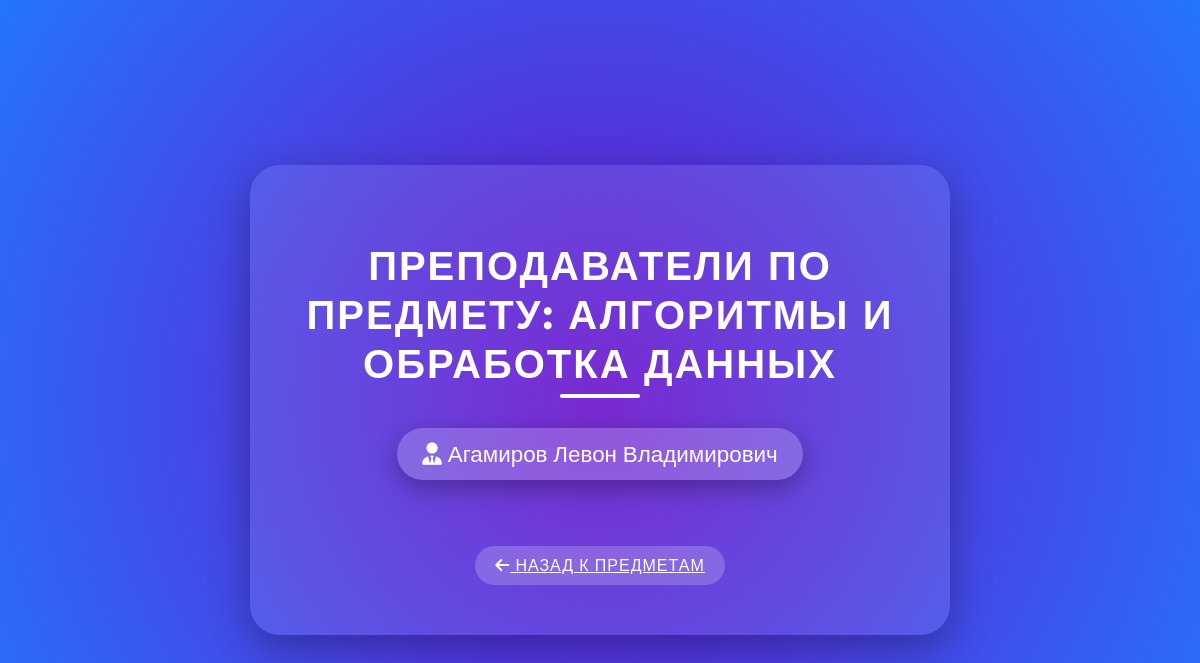
The page /subject/9/teachers/ (signed in) on the database its author committed.
### coursework/models.py (models this page shows, shortened)
class Subject(models.Model):
    name = models.CharField(max_length=200)
    discipline = models.ForeignKey(Discipline, on_delete=models.CASCADE, related_name='subjects')
    class Meta:
        verbose_name = "Предмет"
        verbose_name_plural = "Предметы"
        ordering = ['name']

class Teacher(models.Model):
    name = models.CharField(max_length=200)
    subject = models.ForeignKey(Subject, on_delete=models.CASCADE, related_name='teachers')
    class Meta:
        verbose_name = "Преподаватель"
        verbose_name_plural = "Преподаватели"
        ordering = ['name']

### coursework/views.py (the view)
# urls.py: path('subject/<int:subject_id>/teachers/', views.teacher_list, name='teacher_list'),
@login_required
def teacher_list(request, subject_id):
    subject = get_object_or_404(Subject, id=subject_id)
    subject_teachers = Teacher.objects.filter(subject=subject)
    return render(request, 'teachers_list.html', {'subject': subject, 'teachers': subject_teachers})

### coursework/templates/teachers_list.html (shortened to what this page needs)
<!DOCTYPE html>
<html lang="en">
<head>
    <link rel="stylesheet" href="https://cdnjs.cloudflare.com/ajax/libs/font-awesome/6.0.0-beta3/css/all.min.css">
</head>
<body>
    <div class="container">
        <h1>Преподаватели по предмету: {{ subject.name }}</h1>
        <ul>
            {% for teacher in teachers %}
                <li>
                    <a href="{% url 'teacher_detail' teacher.id %}" style="color: inherit; text-decoration: none;">
                        <i class="fas fa-user-tie"></i> {{ teacher.name }}
                    </a>
                </li>
            {% empty %}
                <li>Нет доступных преподавателей для этого предмета</li>
            {% endfor %}
        </ul>
        <a href="{% url 'subject_list' subject.discipline.id %}" class="back-link">
            <i class="fas fa-arrow-left"></i> Назад к предметам
        </a>
    </div>
</body>
</html>

### coursework/templates/teachers_list.html (style rules this page uses)
body { font-family: 'Montserrat', sans-serif; background: radial-gradient(circle at 50% 50%, #6a11cb, #2575fc); margin: 0; padding: 0; display: flex; justify-content: center; align-items: center; height: 100vh; color: #fff; }
h1 { text-align: center; font-size: 2.5em; margin-bottom: 40px; color: #fff; text-transform: uppercase; letter-spacing: 2px; position: relative; }
h1::after { content: ''; position: absolute; left: 50%; bottom: -10px; transform: translateX(-50%); width: 80px; height: 4px; background-color: #fff; border-radius: 2px; }
ul { list-style: none; padding: 0; }
li { margin-bottom: 20px; font-size: 1.4em; background-color: rgba(255, 255, 255, 0.2); padding: 12px 25px; border-radius: 50px; transition: all 0.4s ease; box-shadow: 0 8px 25px rgba(0, 0, 0, 0.3); display: inline-block; }
.container { background-color: rgba(255, 255, 255, 0.1); padding: 50px; border-radius: 30px; box-shadow: 0 12px 40px rgba(0, 0, 0, 0.3); max-width: 600px; width: 100%; text-align: center; }
.back-link { display: inline-block; margin-top: 30px; padding: 10px 20px; background-color: rgba(255, 255, 255, 0.2); border-radius: 30px; color: #fff; text-transform: uppercase; letter-spacing: 1px; transition: background-color 0.4s ease; }

### rows shown on the page
Subject: name "АЛГОРИТМЫ И ОБРАБОТКА ДАННЫХ"
Teacher: name "Агамиров Левон Владимирович"
